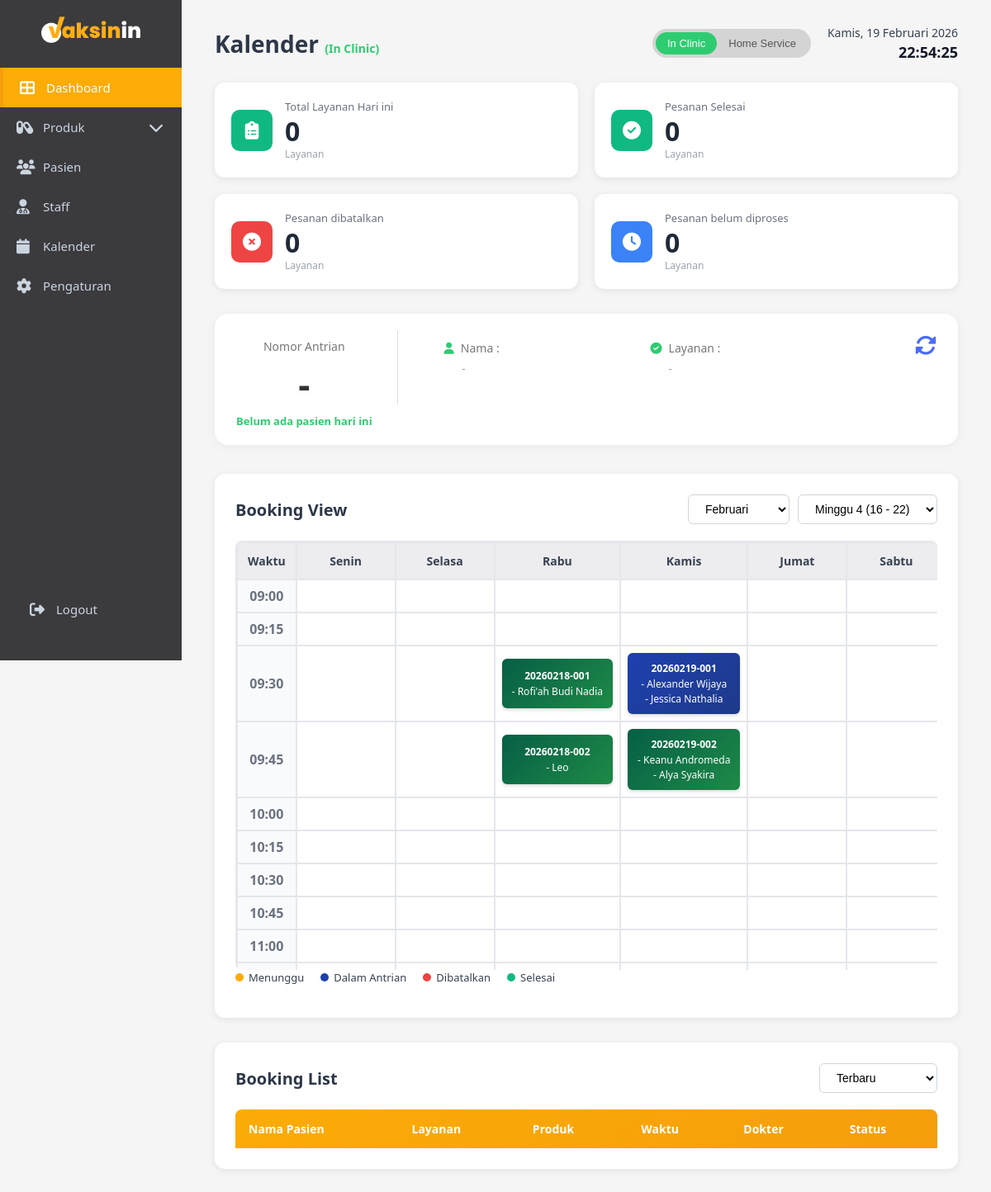
Screenshot of /admin/dashboard.php with the database file from the repository.
### tables this page shows
CREATE TABLE `bookings` (
  `id` int NOT NULL,
  `parent_id` int DEFAULT NULL,
  `patient_id` int NOT NULL,
  `service_type` enum('Home Service','In Clinic') NOT NULL,
  `nomor_antrian` varchar(20) NOT NULL,
  `tanggal_booking` date NOT NULL,
  `waktu_booking` time NOT NULL,
  `status` enum('pending','confirmed','completed','cancelled') DEFAULT 'pending',
  `catatan` text,
  `created_at` datetime NOT NULL,
  `updated_at` datetime DEFAULT CURRENT_TIMESTAMP ON UPDATE CURRENT_TIMESTAMP,
  `doctor_id` int DEFAULT NULL,
  `payment_status` enum('unpaid','paid') DEFAULT 'unpaid',
  `tindakan_selesai` tinyint(1) DEFAULT '0'
);

CREATE TABLE `patients` (
  `id` int NOT NULL,
  `no_rekam_medis` varchar(20) NOT NULL,
  `nama_lengkap` varchar(100) NOT NULL,
  `nama_panggilan` varchar(50) DEFAULT NULL,
  `tanggal_lahir` date NOT NULL,
  `usia` int DEFAULT NULL,
  `kategori_usia` enum('Anak','Dewasa') NOT NULL,
  `jenis_kelamin` enum('L','P') NOT NULL,
  `nik` varchar(16) DEFAULT NULL,
  `paspor` varchar(20) DEFAULT NULL,
  `kebangsaan` varchar(50) DEFAULT 'Indonesia',
  `pekerjaan` varchar(100) DEFAULT NULL,
  `nama_wali` varchar(100) DEFAULT NULL,
  `riwayat_alergi` text,
  `riwayat_penyakit` text,
  `riwayat_obat` text,
  `pelayanan` varchar(50) NOT NULL,
  `created_at` timestamp NOT NULL DEFAULT CURRENT_TIMESTAMP,
  `updated_at` timestamp NOT NULL DEFAULT CURRENT_TIMESTAMP ON UPDATE CURRENT_TIMESTAMP
);

### admin/dashboard.php (the view, shortened to what the rows shown need)
<?php
include "../config.php";
$service_mode = isset($_GET['service']) ? $_GET['service'] : 'In Clinic';
$current_month = isset($_GET['month']) ? intval($_GET['month']) : date('n');
$current_year  = isset($_GET['year']) ? intval($_GET['year']) : date('Y');
$today = new DateTime();
if (!isset($_GET['week'])) {
    $weeks = [];
    $firstDayOfMonth = new DateTime("$current_year-$current_month-01");
    $firstMonday = clone $firstDayOfMonth;
    $firstMonday->modify('monday this week');
    $weekIndex = 1;
    while (true) {
        $weekStart = clone $firstMonday;
        $weekStart->modify('+' . (($weekIndex - 1) * 7) . ' days');
        $weekEnd = clone $weekStart;
        $weekEnd->modify('+6 days');
        if ((int)$weekStart->format('m') > $current_month &&
            (int)$weekEnd->format('m') > $current_month) {
            break;
        }
        $weeks[] = [
            'start' => clone $weekStart,
            'end'   => clone $weekEnd
        ];
        $weekIndex++;
    }
    $current_week = 1;
    foreach ($weeks as $index => $w) {
        if ($today >= $w['start'] && $today <= $w['end']) {
            $current_week = $index + 1;
            break;
        }
    }
} else {
    $current_week = intval($_GET['week']);
}
$weeks = [];
$first_day = new DateTime("$current_year-$current_month-01");
$start = clone $first_day;
$start->modify('monday this week');
while (true) {
    $week_start = clone $start;
    $week_end   = clone $start;
    $week_end->modify('+6 days');
    if ((int)$week_start->format('m') > $current_month &&
        (int)$week_end->format('m') > $current_month) {
        break;
    }
    $weeks[] = [
        'start' => $week_start->format('Y-m-d'),
        'end'   => $week_end->format('Y-m-d'),
        'label' => $week_start->format('d') . ' - ' . $week_end->format('d')
    ];
    $start->modify('+1 week');
}
$week_start = $weeks[$current_week - 1]['start'];
$week_end   = $weeks[$current_week - 1]['end'];
$sql_bookings = "SELECT b.*, p.nama_lengkap
                 FROM bookings b
                 JOIN patients p ON b.patient_id = p.id
                 WHERE b.tanggal_booking BETWEEN ? AND ?
                 AND b.service_type = ?
                 AND b.parent_id IS NULL
                 ORDER BY b.tanggal_booking, b.waktu_booking";
$stmt_bookings = $conn->prepare($sql_bookings);
$stmt_bookings->bind_param('sss', $week_start, $week_end, $service_mode);
$stmt_bookings->execute();
$bookings_result = $stmt_bookings->get_result();
$bookings_grid = [];
while ($row = $bookings_result->fetch_assoc()) {
    $parent_id = $row['id'];
    $sql_participants = "
        SELECT b.id, b.nomor_antrian, b.status, p.nama_lengkap
        FROM bookings b
        JOIN patients p ON b.patient_id = p.id
        WHERE b.id = ? OR b.parent_id = ?
        ORDER BY CASE WHEN b.id = ? THEN 0 ELSE 1 END
    ";
    $stmt_part = $conn->prepare($sql_participants);
    $stmt_part->bind_param("iii", $parent_id, $parent_id, $parent_id);
    $stmt_part->execute();
    $participants = $stmt_part->get_result()->fetch_all(MYSQLI_ASSOC);
    $day = date('N', strtotime($row['tanggal_booking']));
    $time = date('H:i', strtotime($row['waktu_booking']));
    if (!isset($bookings_grid[$time])) {
        $bookings_grid[$time] = [];
    }
    if (!isset($bookings_grid[$time][$day])) {
        $bookings_grid[$time][$day] = [];
    }
    $bookings_grid[$time][$day][$parent_id] = $participants;
}
?>
<!DOCTYPE html>
<html lang="id">
<head>
    <link rel="stylesheet" href="css/admin.css">
    <link rel="stylesheet" href="css/sidebar-toggle.css">
    <link rel="stylesheet" href="https://cdnjs.cloudflare.com/ajax/libs/font-awesome/6.4.0/css/all.min.css">
</head>
<body>
    <div class="main-content">
        <header class="page-header <?= ($service_mode == 'Home Service') ? 'home_service' : 'in_clinic' ?>"
        style="display:flex; justify-content:space-between; align-items:center;">
            <h1>
                Kalender
                <?php if ($service_mode == 'Home Service'): ?>
                    <span style="font-size:14px; color:#ff7a00;">(Home Service)</span>
                <?php else: ?>
                    <span style="font-size:14px; color:#2ecc71;">(In Clinic)</span>
                <?php endif; ?>
            </h1>
        </header>
        <div class="booking-view">
            <div class="section-header">
                <h2>Booking View</h2>
            </div>
             <div class="calendar-wrapper">
                <div class="calendar-grid">
                    <table class="booking-table">
                        <thead>
                            <tr>
                                <th>Waktu</th>
                                <th>Senin</th>
                                <th>Selasa</th>
                                <th>Rabu</th>
                                <th>Kamis</th>
                                <th>Jumat</th>
                                <th>Sabtu</th>
                            </tr>
                        </thead>
                        <tbody>
                            <?php
                                $start_time = strtotime('09:00');
                                $end_time   = strtotime('17:00');
                                for ($time = $start_time; $time <= $end_time; $time += 15 * 60):
                                    $time_slot = date('H:i', $time);
                                ?>
                                    <tr>
                                        <td class="time-cell" data-time="<?php echo $time_slot; ?>">
                                            <?php echo $time_slot; ?>
                                        </td>
                                        <?php for ($day = 1; $day <= 6; $day++): ?>
                                            <td class="booking-cell"
                                                data-time="<?php echo $time_slot; ?>"
                                                data-day="<?php echo $day; ?>">
                                                <?php if (isset($bookings_grid[$time_slot][$day])): ?>
                                                    <?php
                                                    $bookings = $bookings_grid[$time_slot][$day];
                                                    $first_group = reset($bookings);
                                                    $status = reset($first_group)['status'];
                                                    $color_class =
                                                        ($status === 'confirmed') ? 'status-confirmed' :
                                                        (($status === 'completed') ? 'status-completed' :
                                                        (($status === 'cancelled') ? 'status-cancelled' :
                                                        (($status === 'pending') ? 'status-pending' : '')));
                                                    ?>
                                                    <?php foreach ($bookings as $group_id => $participants): ?>
                                                        <?php
                                                        $parent = reset($participants);
                                                        ?>
                                                        <div class="booking-item <?php echo $color_class; ?>"
                                                            onclick="showBookingDetail(<?php echo $parent['id']; ?>)">
                                                            <div class="queue-no" style="font-weight:bold;">
                                                                <?php echo htmlspecialchars($parent['nomor_antrian']); ?>
                                                            </div>
                                                            <div class="booking-row">
                                                                <span class="patient-name">
                                                                    - <?php echo htmlspecialchars($parent['nama_lengkap']); ?>
                                                                </span>
                                                            </div>
                                                            <?php foreach ($participants as $p): ?>
                                                                <?php if ($p['id'] != $parent['id']): ?>
                                                                    <div class="booking-row">
                                                                        <span class="patient-name">
                                                                            - <?php echo htmlspecialchars($p['nama_lengkap']); ?>
                                                                        </span>
                                                                    </div>
                                                                <?php endif; ?>
                                                            <?php endforeach; ?>
                                                        </div>
                                                    <?php endforeach; ?>
                                                <?php endif; ?>
                                            </td>
                                        <?php endfor; ?>
                                    </tr>
                                <?php endfor; ?>
                        </tbody>
                    </table>
                </div>
            </div>
        </div>
        <div class="booking-list">
            <div class="section-header">
                <h2>Booking List</h2>
            </div>
            <table class="list-table">
                <thead>
                    <tr>
                        <th>Nama Pasien</th>
                        <th>Layanan</th>
                        <th>Produk</th>
                        <th>Waktu</th>
                        <th>Dokter</th>
                        <th>Status</th>
                    </tr>
                </thead>
            </table>
        </div>
    </div>
</body>
</html>

### rows the page displays
bookings: nomor_antrian "20260218-001", patient.nama_lengkap "Rofi'ah Budi Nadia"
bookings: nomor_antrian "20260219-001", patient.nama_lengkap "Alexander Wijaya"
bookings: patient.nama_lengkap "Jessica Nathalia"
bookings: nomor_antrian "20260218-002", patient.nama_lengkap "Leo"
bookings: nomor_antrian "20260219-002", patient.nama_lengkap "Keanu Andromeda"
bookings: patient.nama_lengkap "Alya Syakira"

### other values shown
$total_today "0"
$total_done "0"
$total_cancelled "0"
$total_pending "0"
$time_slot "09:00"
$time_slot "09:15"
$time_slot "09:30"
$time_slot "09:45"
$time_slot "10:00"
$time_slot "10:15"
$time_slot "10:30"
$time_slot "10:45"
$time_slot "11:00"
form field value "Februari"
